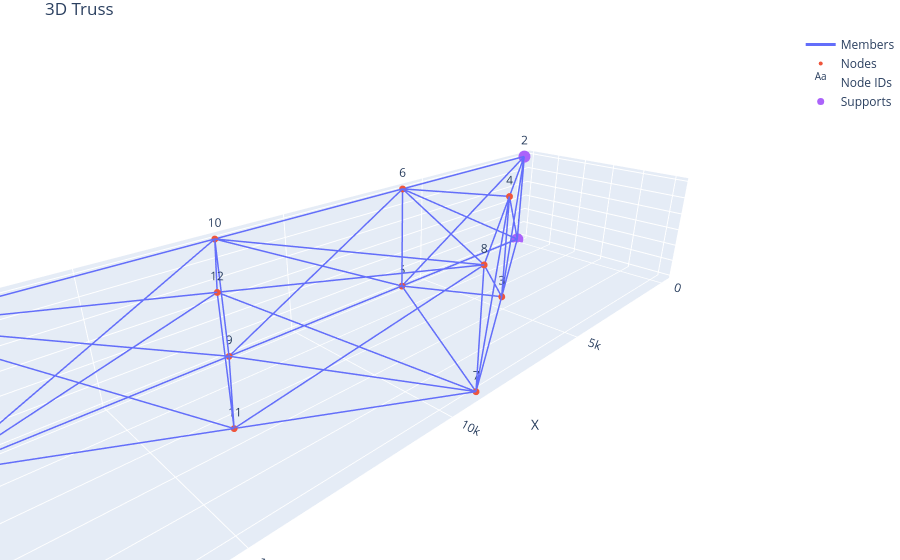

Here is the notebook cell this chart was saved with:
### Code cell
plot_truss_3d_plotly(
    nodes,
    elements,
    nodes_restrained,
    nodes_loaded,
    show_node_ids=True,
    show_member_ids=False,
    load_scale=0.015,
)

### Figure 1 — Plotly figure (JSON) as saved in the notebook; plotly's stock layout.template omitted (floating-point values rounded to 4 significant figures; data arrays with more than 128 entries replaced by an {"elided": "..."} marker saying what was removed)
{"data": [{"line": {"width": 3}, "mode": "lines", "name": "Members", "type": "scatter3d", "x": {"elided": "129 int values"}, "y": {"elided": "129 float values"}, "z": {"elided": "129 int values"}}, {"marker": {"size": 4}, "mode": "markers", "name": "Nodes", "type": "scatter3d", "x": [0, 0, 4500, 4500, 6000, 6000, 9000, 9000, 12000, 12000, 13500, 13500, 18000, 18000], "y": [0, 0, 2598.0, 2598.0, 0, 0, 5196.0, 5196.0, 0, 0, 2598.0, 2598.0, 0, 0], "z": [0, 3000, 0, 3000, 0, 3000, 0, 3000, 0, 3000, 0, 3000, 0, 3000]}, {"mode": "text", "name": "Node IDs", "text": ["1", "2", "3", "4", "5", "6", "7", "8", "9", "10", "11", "12", "13", "14"], "textposition": "top center", "type": "scatter3d", "x": [0, 0, 4500, 4500, 6000, 6000, 9000, 9000, 12000, 12000, 13500, 13500, 18000, 18000], "y": [0, 0, 2598.0, 2598.0, 0, 0, 5196.0, 5196.0, 0, 0, 2598.0, 2598.0, 0, 0], "z": [0, 3000, 0, 3000, 0, 3000, 0, 3000, 0, 3000, 0, 3000, 0, 3000]}, {"marker": {"size": 7}, "mode": "markers", "name": "Supports", "type": "scatter3d", "x": [0, 0, 18000, 18000], "y": [0, 0, 0, 0], "z": [0, 3000, 0, 3000]}, {"anchor": "tail", "name": "Loads", "showscale": false, "sizemode": "absolute", "sizeref": 0.2, "type": "cone", "u": [0], "v": [-6], "w": [0], "x": [4500], "y": [2598.0], "z": [3000]}], "layout": {"margin": {"b": 0, "l": 0, "r": 0, "t": 30}, "scene": {"aspectmode": "data", "camera": {"eye": {"x": 1.4, "y": 1.4, "z": 0.9}}, "xaxis": {"title": {"text": "X"}}, "yaxis": {"title": {"text": "Y"}}, "zaxis": {"title": {"text": "Z"}}}, "showlegend": true, "title": {"text": "3D Truss"}}}
